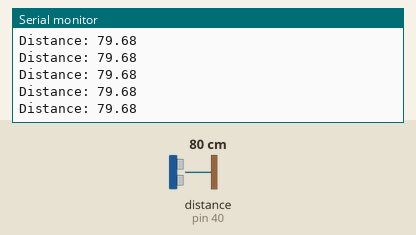
Simulated run of this sketch. Board: Arduino Mega 2560, built with avr-gcc and run on an emulated ATmega2560. Shown: the last lines printed to the serial monitor. Wiring (inferred from the names in the program): ultrasonic range finder: trigger pin 39; echo pin 40. Inputs (shaded band) come from the test bench; at power-on: distance to the obstacle (sensor on pin 40) 80 cm. The echo pulse lasts 58.3 µs per cm.

Above: at 1.2 s.
1.3 s: distance to the obstacle (sensor on pin 40) set to 2 cm
At 2.3 s:
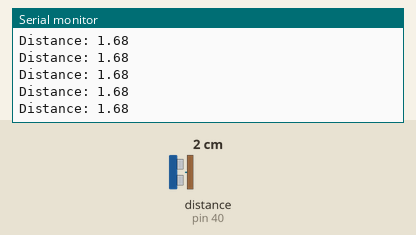
4.3 s: distance to the obstacle (sensor on pin 40) set to 120 cm
At 5.3 s:
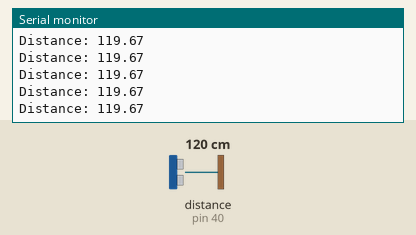
7.3 s: distance to the obstacle (sensor on pin 40) set to 18 cm
At 8.4 s:
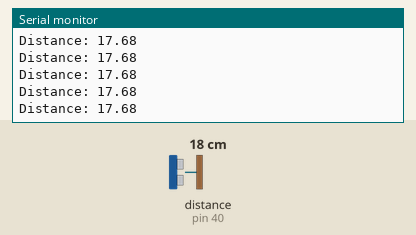
Timing chart, 0 to 10.3 s (numbered marks = the images above; inputs shaded):
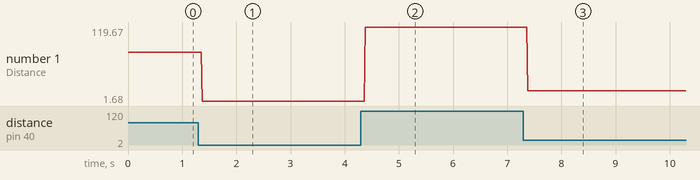

Measured:
- after the input at 1.3 s, the serial monitor: prints a new line after 0.07 s (image 1)
- after the input at 4.3 s, the serial monitor: prints a new line after 0.08 s (image 2)
- after the input at 7.3 s, the serial monitor: prints a new line after 0.07 s (image 3)
- plotted number 1: 79.68 → 1.68 after the input at 1.3 s, 1.68 → 119.67 after the input at 4.3 s, 119.67 → 17.68 after the input at 7.3 s

The sketch:

UltraSonic.ino
```cpp
const int trigPin = 39;                 // Trig pin
const int echoPin = 40;                 // Echo pin

float duration;                         // holds the length of the sound wave
float distance;                         // holds the distance to an object
const float calibration = 0;                   // calibration distance to ensure edge of robot is 0 distance

unsigned long previousMicros;           // last microsecond count
unsigned long currentMicros;            // current microsecond count

void setup() {
  pinMode(trigPin, OUTPUT);             // set Trig pin to output (emits ultrasonic waves)
	pinMode(echoPin, INPUT);              // set Echo pin to input (receives reflection waves)
	Serial.begin(9600);                   // start serial communication
}

void loop() {
  currentMicros = micros();                                                  // get current time in microseconds
  if ((currentMicros - previousMicros) >= 1000) {                            // enter when 1 ms has elapsed (change to fit robot needs)
    previousMicros = currentMicros;                                          // record current time in microseconds

    digitalWrite(trigPin, LOW);           // set Trig low
    delayMicroseconds(2);                 // ****** change this to a timer function not delay --- this delay is only meant
    digitalWrite(trigPin, HIGH);          // set the trig to high for 10s which will send out an 8 cycle sonic burst
    delayMicroseconds(10);                // ****** change this to a timer function not delay
    digitalWrite(trigPin, LOW);           // set Trig low

    duration = pulseIn(echoPin, HIGH);    // set the Echo pin to high for the duration that the Trig pin was outputting the signal and store that length of time
    distance = ((duration*.0343)/2) - calibration;        // calculate distance to object using (time * speed of sound)/2 (divide by 2 because we only want the distance to object not to and from)

    // print distance
    Serial.print("Distance: ");
    Serial.println(distance);
   }
}
```
